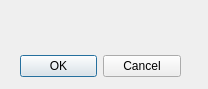
<?xml version="1.0" encoding="UTF-8"?>
<ui version="4.0">
 <class>dialog_contrast</class>
 <widget class="QDialog" name="dialog_contrast">
  <property name="geometry">
   <rect>
    <x>0</x>
    <y>0</y>
    <width>208</width>
    <height>89</height>
   </rect>
  </property>
  <property name="windowTitle">
   <string>Dialog</string>
  </property>
  <widget class="QDialogButtonBox" name="buttonBox">
   <property name="geometry">
    <rect>
     <x>20</x>
     <y>50</y>
     <width>161</width>
     <height>32</height>
    </rect>
   </property>
   <property name="orientation">
    <enum>Qt::Horizontal</enum>
   </property>
   <property name="standardButtons">
    <set>QDialogButtonBox::Cancel|QDialogButtonBox::Ok</set>
   </property>
  </widget>
 </widget>
 <resources/>
 <connections>
  <connection>
   <sender>buttonBox</sender>
   <signal>accepted()</signal>
   <receiver>dialog_contrast</receiver>
   <slot>accept()</slot>
   <hints>
    <hint type="sourcelabel">
     <x>248</x>
     <y>254</y>
    </hint>
    <hint type="destinationlabel">
     <x>157</x>
     <y>274</y>
    </hint>
   </hints>
  </connection>
  <connection>
   <sender>buttonBox</sender>
   <signal>rejected()</signal>
   <receiver>dialog_contrast</receiver>
   <slot>reject()</slot>
   <hints>
    <hint type="sourcelabel">
     <x>316</x>
     <y>260</y>
    </hint>
    <hint type="destinationlabel">
     <x>286</x>
     <y>274</y>
    </hint>
   </hints>
  </connection>
 </connections>
</ui>
